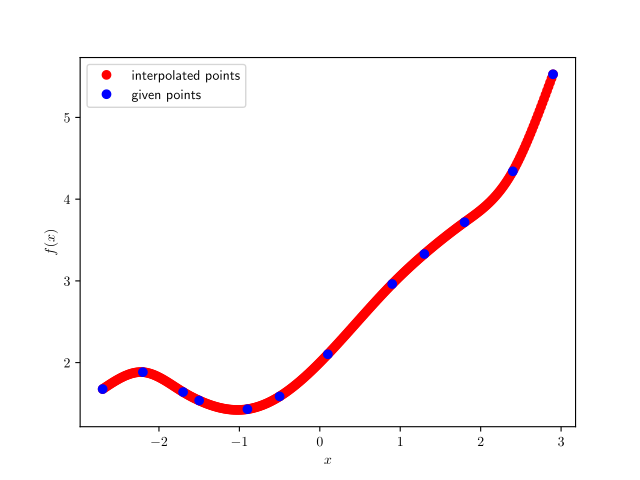

The script that drew this image:
#!/usr/bin/python
import sys
import numpy as np
import matplotlib.pyplot as plt
import matplotlib
import scipy.stats

(X, Y) = np.loadtxt('splineoutput.dat', unpack=True)
(Xold, Yold) = np.loadtxt('a16-interpol.dat', unpack=True)

matplotlib.rc('text', usetex = True)
params = {'text.latex.preamble' : ['\\usepackage{amsmath}', '\\usepackage{siunitx}', '\\sisetup{per-mode=fraction}', '\\sisetup{separate-uncertainty=true}']}
plt.rcParams.update(params)

plt.plot(X, Y, 'ro', label='interpolated points')
plt.plot(Xold, Yold, 'bo', label='given points')

plt.legend()

plt.xlabel('$x$')
plt.ylabel('$f(x)$')

if len(sys.argv) == 1:
	plt.show()
else:
	plt.savefig(sys.argv[1])
